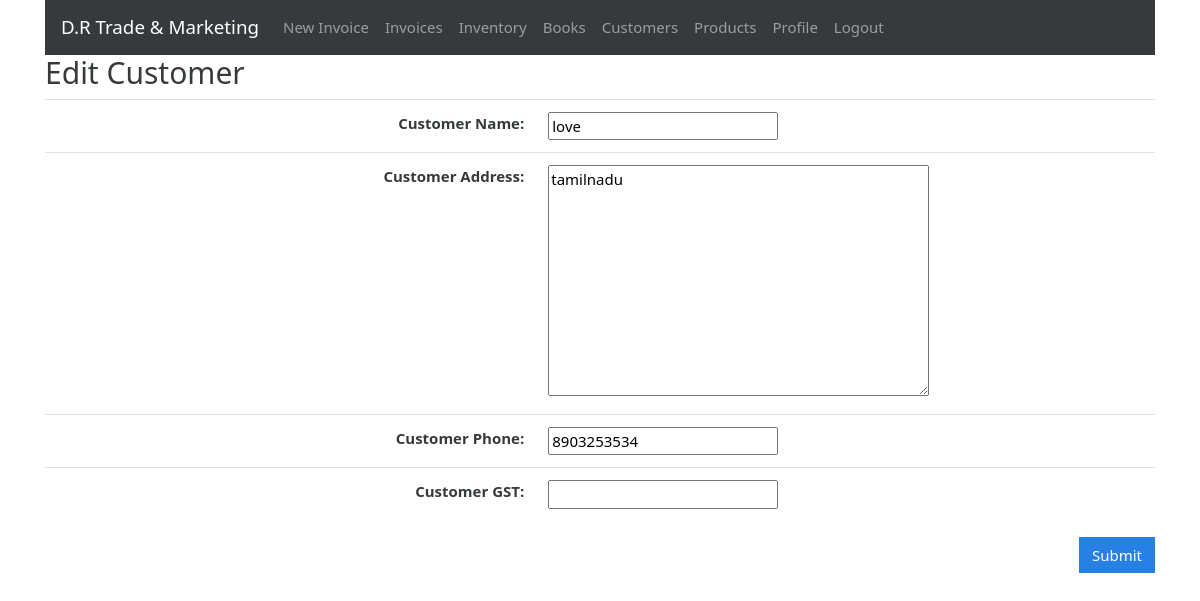
The page /customers/edit/2 (signed in) on the database its author committed.
### gstbillingapp/models.py (models this page shows, shortened)
class Customer(models.Model):
    user = models.ForeignKey(User, null=True, blank=True, on_delete=models.SET_NULL)
    customer_name = models.CharField(max_length=200)
    customer_address = models.TextField(max_length=600, blank=True, null=True)
    customer_phone = models.CharField(max_length=14, blank=True, null=True)
    customer_gst = models.CharField(max_length=15, blank=True, null=True)

### gstbillingapp/views.py (the view)
# urls.py: path('customers/edit/<int:customer_id>', views.customer_edit, name='customer_edit'),
@login_required
def customer_edit(request, customer_id):
    customer_obj = get_object_or_404(Customer, user=request.user, id=customer_id)
    if request.method == "POST":
        customer_form = CustomerForm(request.POST, instance=customer_obj)
        if customer_form.is_valid():
            new_customer = customer_form.save()
            return redirect('customers')
    context = {}
    context['customer_form'] = CustomerForm(instance=customer_obj)
    return render(request, 'gstbillingapp/customer_edit.html', context)

### gstbillingapp/forms.py
class CustomerForm(ModelForm):
     class Meta:
         model = Customer
         fields = ['customer_name', 'customer_address', 'customer_phone', 'customer_gst']

### gstbillingapp/templates/gstbillingapp/customer_edit.html (shortened to what this page needs)
{% extends "gstbillingapp/base.html" %}
{% load static %}
{% block content %}
<h2>Edit Customer</h2>
<form method="POST">
	<table class="table">
		<tbody class="two-col-form">
			<tr>
				<th scope="row" class="text-right">Customer Name:</th>
				<td class="form-input-td">{{customer_form.customer_name}}</td>
			</tr>
			<tr>
				<th scope="row" class="text-right">Customer Address:</th>
				<td class="form-input-td">{{customer_form.customer_address}}</td>
			</tr>
			<tr>
				<th scope="row" class="text-right">Customer Phone:</th>
				<td class="form-input-td">{{customer_form.customer_phone}}</td>
			</tr>
			<tr>
				<th scope="row" class="text-right">Customer GST:</th>
				<td class="form-input-td" pattern="([A-Za-z0-9]{15})|(^$)">{{customer_form.customer_gst}}</td>
			</tr>
		</tbody>
	</table>
	<input type="submit" class="btn btn-primary float-right" value="Submit">
</form>
{% endblock %}

### gstbillingapp/static/gstbillingapp/main.css (style rules this page uses)
.two-col-form td, .two-col-form th { width: 25%; }

### rows shown on the page
Customer: customer_name "love", customer_address "tamilnadu", customer_phone "8903253534"
